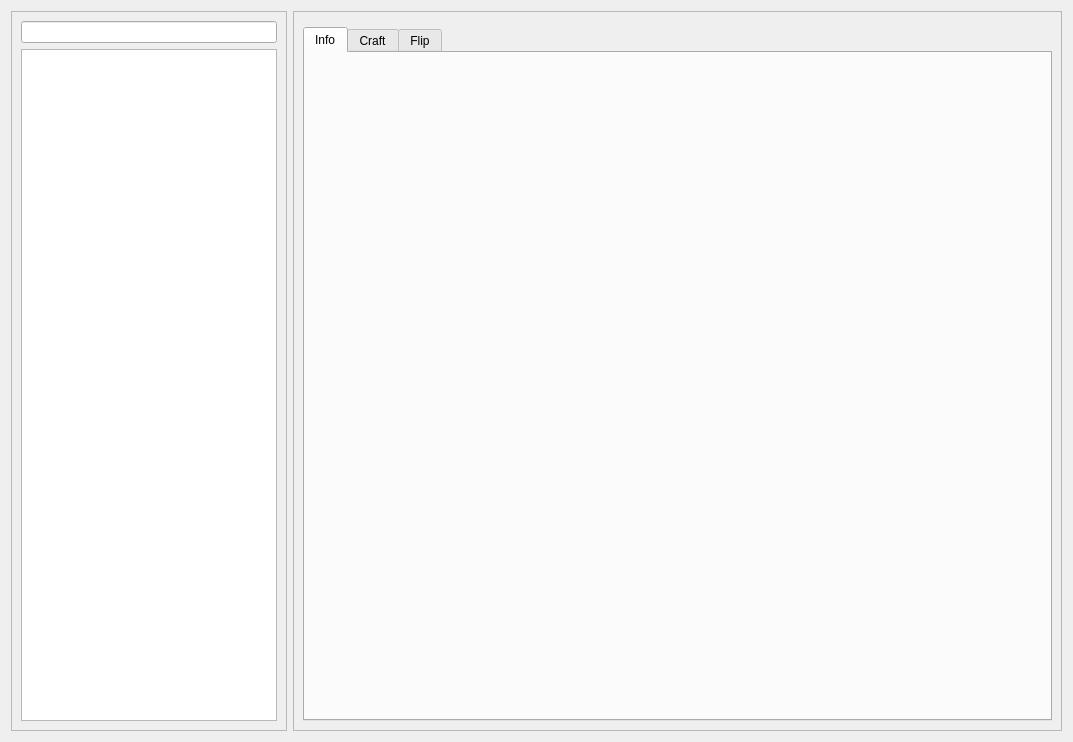
<?xml version="1.0" encoding="UTF-8"?>
<ui version="4.0">
 <class>Form</class>
 <widget class="QWidget" name="Form">
  <property name="geometry">
   <rect>
    <x>0</x>
    <y>0</y>
    <width>1073</width>
    <height>742</height>
   </rect>
  </property>
  <property name="windowTitle">
   <string>Form</string>
  </property>
  <layout class="QHBoxLayout" name="horizontalLayout" stretch="0,1">
   <item>
    <widget class="QFrame" name="frame">
     <property name="frameShape">
      <enum>QFrame::StyledPanel</enum>
     </property>
     <property name="frameShadow">
      <enum>QFrame::Raised</enum>
     </property>
     <layout class="QVBoxLayout" name="verticalLayout">
      <item>
       <widget class="QLineEdit" name="lineEdit"/>
      </item>
      <item>
       <widget class="QTableView" name="tableView">
        <property name="minimumSize">
         <size>
          <width>50</width>
          <height>50</height>
         </size>
        </property>
        <property name="font">
         <font>
          <pointsize>13</pointsize>
         </font>
        </property>
        <attribute name="verticalHeaderDefaultSectionSize">
         <number>45</number>
        </attribute>
        <attribute name="verticalHeaderMinimumSectionSize">
         <number>42</number>
        </attribute>
       </widget>
      </item>
     </layout>
    </widget>
   </item>
   <item>
    <widget class="QFrame" name="rightFrame">
     <property name="frameShape">
      <enum>QFrame::StyledPanel</enum>
     </property>
     <property name="frameShadow">
      <enum>QFrame::Raised</enum>
     </property>
     <layout class="QVBoxLayout" name="verticalLayout_2" stretch="0,0">
      <item>
       <widget class="QWidget" name="itemPeekPlaceholder" native="true"/>
      </item>
      <item>
       <widget class="QTabWidget" name="rightTabsWidget">
        <property name="currentIndex">
         <number>0</number>
        </property>
        <widget class="QWidget" name="info">
         <attribute name="title">
          <string>Info</string>
         </attribute>
         <layout class="QVBoxLayout" name="verticalLayout_3">
          <item>
           <widget class="QWidget" name="itemInfoTablePlaceholder" native="true"/>
          </item>
         </layout>
        </widget>
        <widget class="QWidget" name="craft">
         <attribute name="title">
          <string>Craft</string>
         </attribute>
        </widget>
        <widget class="QWidget" name="flip">
         <attribute name="title">
          <string>Flip</string>
         </attribute>
        </widget>
       </widget>
      </item>
     </layout>
    </widget>
   </item>
  </layout>
 </widget>
 <resources/>
 <connections/>
</ui>
